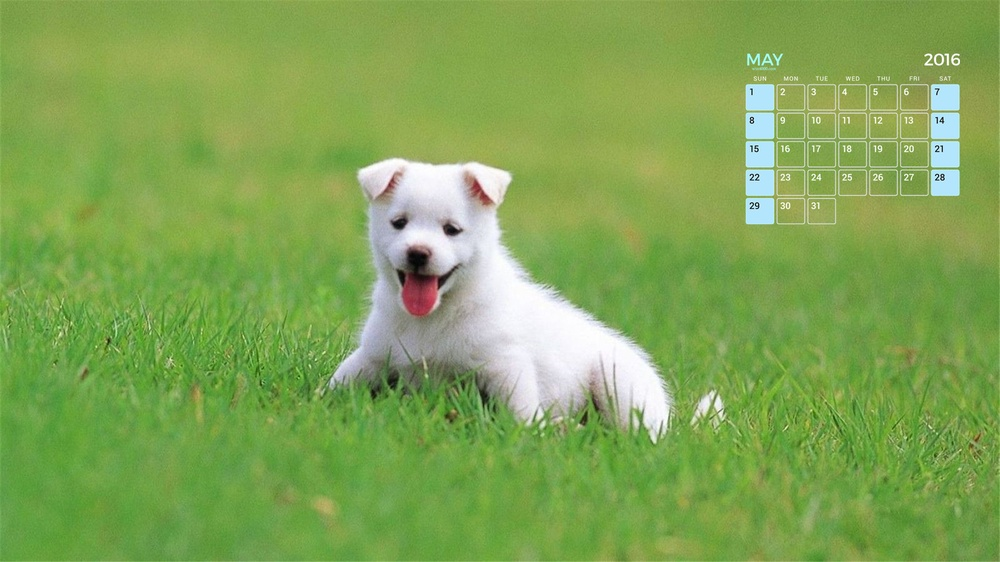
#> input picture examples/opencv-qing-song-ru-men/ch12/dog.jpg, 1000 x 562 px, shrunk from 1920 x 1080 before the run, given in place of dog.jpeg, which was not available
$ python 6-7.py
#> lines starting #> are read from the running program, lines starting #| are printed output that depends on the picture; after the words box and inside, x2 and y2 are one past the last pixel; in counts of white or black regions, pixels touching at a corner belong together; pictures that were not available may be replaced by others from this repository, and a replacement may not be noted
import cv2
import numpy as np

# 创建 logo
logo = np.zeros((200, 200, 3), np.uint8)
logo[20:120, 20:120] = [0, 0, 255]
logo[80:180, 80:180] = [0, 255, 0]
cv2.imshow('logo', logo)
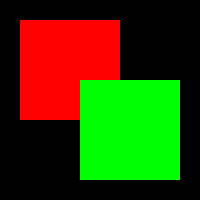
#> window 'logo': shape (200, 200, 3); mean B, G, R 0, 63.8, 53.5

# 创建 mask
mask = np.zeros((200, 200), np.uint8)
mask[20:120, 20:120] = 255
mask[80:180, 80:180] = 255
cv2.imshow('mask', mask)
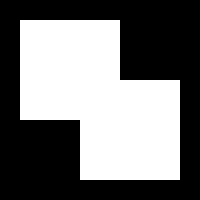
#> window 'mask': shape (200, 200); 46% white; 1 white region, box (x1, y1, x2, y2) and area: (20, 20, 180, 180) 18400

# 对 mask 按位求反
mask_not = cv2.bitwise_not(mask)
cv2.imshow('mask_not', mask_not)

# 导入图片
dog = cv2.imread('images/dog.jpeg')
#> dog is the input picture: shape (562, 1000, 3); mean B, G, R 84.9, 165.3, 129

# 选择 dog 添加 logo 的位置
roi = dog[0:200, 0:200]
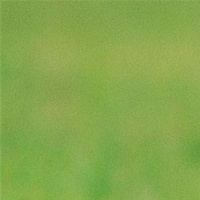
#> roi: shape (200, 200, 3); mean B, G, R 76.7, 167.6, 133.9
cv2.imshow('roi', roi)

# 抠出 logo 的位置
tmp = cv2.bitwise_and(roi, roi, mask=mask_not)
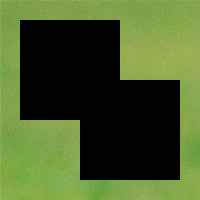
#> tmp: shape (200, 200, 3); mean B, G, R 41.2, 90.5, 71.7
cv2.imshow('tmp', tmp)

dst = cv2.add(tmp, logo)
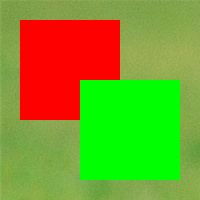
#> dst: shape (200, 200, 3); mean B, G, R 41.2, 154.3, 125.2
dog[0:200, 0:200] = dst
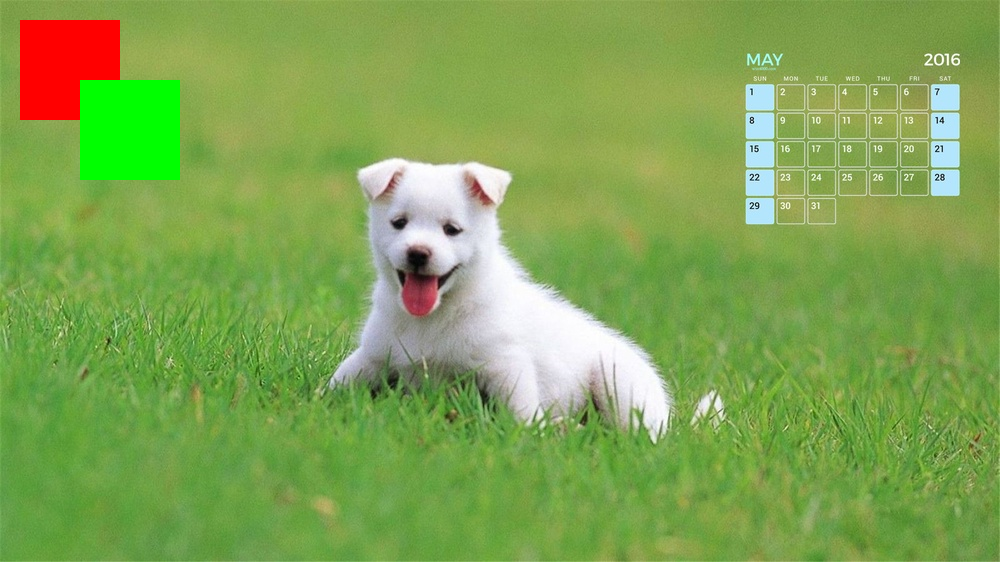
#> dog: shape (562, 1000, 3); 3.27% of pixels changed, all inside (x1, y1, x2, y2) = (20, 20, 180, 180)
cv2.imshow('dst', dst)

cv2.imshow('dog', dog)

key = cv2.waitKey(0)
#> (key q is pressed here)
if key & 0xFF == ord('q'):
    cv2.destroyAllWindows()
